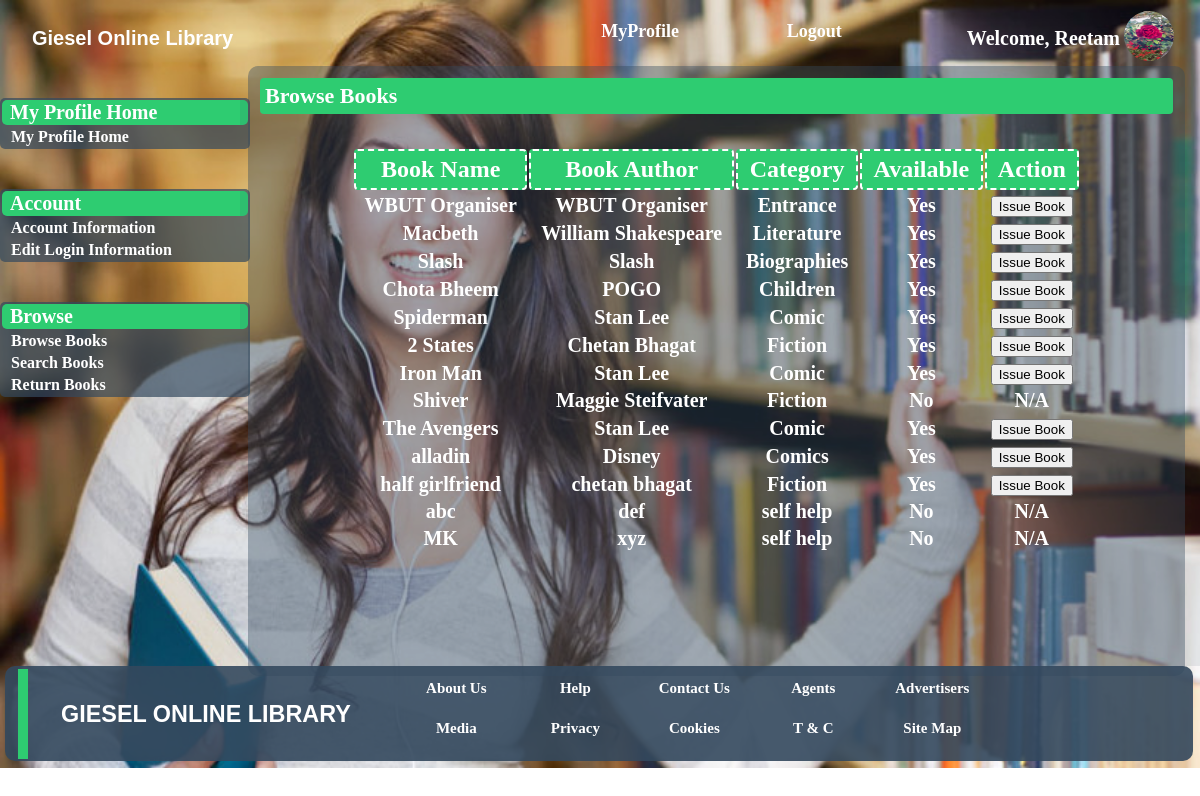
Page /include/browse.php (signed in) on the committed database.
### tables this page shows
CREATE TABLE `users_tab` (
  `users_id` int(11) NOT NULL,
  `users_fname` varchar(255) NOT NULL,
  `users_lname` varchar(255) NOT NULL,
  `users_con` int(10) NOT NULL,
  `users_email` varchar(255) NOT NULL,
  `users_pwd` varchar(255) NOT NULL,
  `users_jd` varchar(255) NOT NULL,
  `cl` varchar(255) NOT NULL,
  `ai` varchar(255) NOT NULL,
  `sec_ques` varchar(255) NOT NULL,
  `users_dp` varchar(255) NOT NULL
);

CREATE TABLE `books_tab` (
  `books_id` int(11) NOT NULL,
  `books_name` varchar(255) NOT NULL,
  `books_author` varchar(255) NOT NULL,
  `books_category` varchar(255) NOT NULL,
  `ISBN` varchar(11) NOT NULL,
  `availability` tinyint(1) NOT NULL
);

### include/browse.php (the view, shortened to what this page needs)
<?php
	$sql = "SELECT * FROM books_tab";
	$query = mysql_query($sql) or die(mysql_error());
?>
<!DOCTYPE html>
<html>
<head>
	<link rel="stylesheet" type="text/css" href="profile.css">
	<link rel="stylesheet" type="text/css" href="user.css">
</head>
<body>
	<div id="wrapper">
		<div id="header">
			<table>
				<tr>
					<td align="center" class="name">
						Giesel Online Library
					</td>
					<td align="right">
						<ul>
							<li><a href="userProfile.php">MyProfile</a></li>
							<li><a href="destroy.php">Logout</a></li>
						</ul>
					</td>
					<td align="right">
						<p style="color: white; font-size: 20px; font-weight: bold;">Welcome, <?php echo $_SESSION['name'] ?></p>
						</td>
						<td>
						<?php
							$email = $_SESSION['email'];
							$sql = "SELECT users_dp FROM users_tab WHERE users_email = '$email' ";
							$res = mysql_query($sql);
							$row = mysql_fetch_array($res);
							$img = $row['users_dp'];
							echo "<img src='".$img."'height='50' width='50' style= 'border-radius: 50%'/>";
						?>
					</td>
				</tr>
			</table>
		</div>
		<div id="leftPanel">
			<table align="center">
				<th>My Profile Home</th>
				<tr>
					<td>
						<a href="userProfile.php">My Profile Home</a>
					</td>
				</tr>
			</table>
			<table align="center">
				<th>Account</th>
				<tr>
					<td>
						<a href="useraccInfo.php">Account Information</a>
					</td>
				</tr>
				<tr>
					<td>
						<a href="usereditInfo.php">Edit Login Information</a>
					</td>
				</tr>
			</table>
			<table align="center">
				<th>Browse</th>
				<tr>
					<td>
						<a href="browse.php">Browse Books</a>
					</td>
				</tr>
				<tr>
					<td>
						<a href="search.php">Search Books</a>
					</td>
				</tr>
				<tr>
					<td>
						<a href="retBooks.php">Return Books</a>
					</td>
				</tr>
			</table>
		</div>
		<div id="rightPanel">
			<div id="content">
				<table>
					<th colspan="5">Browse Books</th>
					<tr>
						<td>
							<div id="tab">
								<table align="center">
								<th>Book Name</th>
								<th>Book Author</th>
								<th>Category</th>
								<th>Available</th>
								<th>Action</th>
								<?php while($row = mysql_fetch_array($query)) { ?>
									<tr>
										<td align="center"><?php echo $row['books_name']; ?></td>
										<td align="center"><?php echo $row['books_author']; ?></td>
										<td align="center"><?php echo $row['books_category']; ?></td>
										<td align="center"><?php
										if($row['availability']==1){
											echo "Yes";
										}
										else{
											echo "No";
										}
										 ?>
										</td>
										<td align="center"><?php
										if($row['availability']==1){
											$id = $row['books_name'];
											echo "<form action=\"\" method=\"POST\"><input type=\"hidden\" name=\"item\" value=\"$id\">
											<input type=\"submit\" name=\"issue\" value=\"Issue Book\"></form>";
										}
										else{
											echo "N/A";
										}
										 ?>
										</td>
									</tr>
							<?php	}	?>
							</table>
							</div>
						</td>
					</tr>
				</table>
			</div>
		</div>
		<div id="footer">
			<div id="footcon">
				<table>
					<tr>
						<td>
							<div id="block"> </div>
						</td>
						<td align="center" class="name">
							<h3>GIESEL ONLINE LIBRARY</h3>
						</td>
						<td align="right">
						<ul>
							<li><a>About Us</a></li>
							<li><a>Help</a></li>
							<li><a>Contact Us</a></li>
							<li><a>Agents</a></li>
							<li><a>Advertisers</a></li>
							<li><a>Media</a></li>
							<li><a>Privacy</a></li>
							<li><a>Cookies</a></li>
							<li><a>T & C</a></li>
							<li><a>Site Map</a></li>
						</ul>
					</td>
					</tr>
				</table>
			</div>
		</div>
	</div>
</body>
</html>

### include/profile.css (style rules this page uses)
body { margin: 0 auto; padding: 0 auto; }
#wrapper { width: 100%; height: 768px; background-image: url('../img/menubg.jpg'); background-repeat: no-repeat; background-size: 100% 100%; float: left; }
#header { position: absolute; height: 58px; width: 100%; background-color: rgba(52, 73, 94, 0.1); }
#header table { width: 100%; height: 50px; border: none; }
.name { color: #fff; font-size: 20px; text-align: left; font-family: Arial; padding-left: 30px; font-weight: bold; }
#header ul { list-style: none; display: block; }
#header table ul li { display: inline-block; margin-left: 15px; margin-right: 5px; padding: 15px; padding-top: 2px; border: none; width: 120px; font-weight: bold; text-align: center; position: relative; cursor: pointer; z-index: 999; }
#header ul li a { color: white; text-decoration: none; font-size: 18px; }
#header ul li::before { position: absolute; content: ""; width: 100%; height: 0; margin-bottom: 6px; background-color: rgba(39, 174, 96, 1); left: 0; bottom: 0; transition: all 0.3s; z-index: -1; }
#leftPanel { margin-top: 58px; width: 20%; height: 608px; border: none; float: left; background-color: rgba(52, 73, 94, 0.1); }
#leftPanel table { border-radius: 5px; width: 250px; margin-top: 40px; background-color: rgba(52, 73, 94, 0.7); }
#leftPanel table th { padding-left: 8px; color: #fff; border-radius: 5px; font-size: 20px; text-align: left; background-color: #2ECC71; }
#leftPanel table a { padding-left: 8px; text-decoration: none; color: #fff; font-weight: bold; }
#rightPanel { margin-top: 58px; width: 80%; height: 608px; border: none; background-color: rgba(52, 73, 94, 0.1); float: left; }
#content { border: none; margin: 8px; height: 590px; margin-right: 15px; border-radius: 10px; background-color: rgba(52, 73, 94, 0.4); }
#footer { width: 100%; height: 100px; float: left; }
#footcon { color: white; margin-left: 5px; width: 99%; height: 95px; padding: 0px auto; border: none; border-radius: 10px; background-color: rgba(52, 73, 94, 0.9); }
#block { margin-top: 0px; padding: 0px auto; margin-left: 10px; height: 90px; width: 10px; border: none; background-color: #2ECC71; float: left; }
#footcon ul { list-style: none; display: block; margin: 0px auto; padding: 0px auto; border: none; width: 600px; }
#footcon ul li { display: inline-block; margin: 5px; margin-right: 15px; padding: 10px; padding-top: 0px; border: none; width: 75px; height: 20px; font-weight: bold; text-align: center; cursor: pointer; }
#footcon ul li a { color: white; text-decoration: none; font-size: 15px; }

### include/user.css (style rules this page uses)
#content { padding: 10px; }
#content table { width: 100%; }
#content table th { margin-top: 20px; margin-left: 10px; font-size: 22px; color: white; background-color: #2ECC71; padding: 5px; text-align: left; border-radius: 4px; }
#tab table { width: 80%; margin-top: 30px; }
#tab table th { border: 2px dashed white; font-size: 24px; color: white; margin-right: 6px; background-color: #2ECC71; padding: 5px; text-align: center; }
#tab table td { font-size: 20px; color: white; font-weight: bold; }

### rows in the picture
users_tab: users_dp (picture)
books_tab: books_name "WBUT Organiser", books_author "WBUT Organiser", books_category "Entrance", availability "Yes"
books_tab: books_name "Macbeth", books_author "William Shakespeare", books_category "Literature", availability "Yes"
books_tab: books_name "Slash", books_author "Slash", books_category "Biographies", availability "Yes"
books_tab: books_name "Chota Bheem", books_author "POGO", books_category "Children", availability "Yes"
books_tab: books_name "Spiderman", books_author "Stan Lee", books_category "Comic", availability "Yes"
books_tab: books_name "2 States", books_author "Chetan Bhagat", books_category "Fiction", availability "Yes"
books_tab: books_name "Iron Man", books_author "Stan Lee", books_category "Comic", availability "Yes"
books_tab: books_name "Shiver", books_author "Maggie Steifvater", books_category "Fiction", availability "No"
books_tab: books_name "The Avengers", books_author "Stan Lee", books_category "Comic", availability "Yes"
books_tab: books_name "alladin", books_author "Disney", books_category "Comics", availability "Yes"
books_tab: books_name "half girlfriend", books_author "chetan bhagat", books_category "Fiction", availability "Yes"
books_tab: books_name "abc", books_author "def", books_category "self help", availability "No"
books_tab: books_name "MK", books_author "xyz", books_category "self help", availability "No"

### other values in the picture
$_SESSION['name'] "Reetam"
